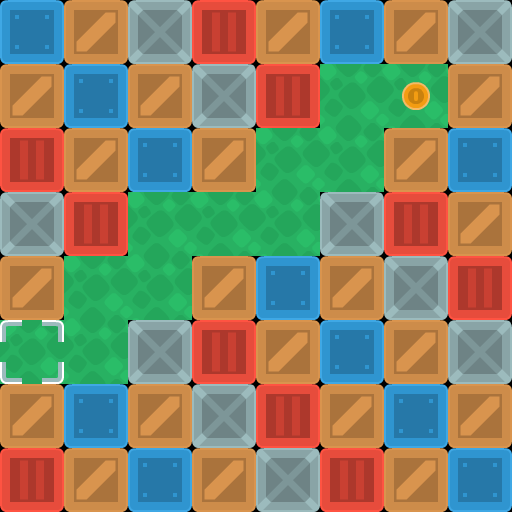

The image is a tile-based game level rendered from a .tmx file. Its description and complete source (layers, tilesets, objects, tile grids) follow:
An orthogonal 8x8 tile map with 64x64 px tiles, 3 tile layers (background, walls, objects).

<map version="1.10" tiledversion="1.11.2" orientation="orthogonal" renderorder="right-down" width="8" height="8" tilewidth="64" tileheight="64" infinite="0" nextlayerid="5" nextobjectid="1">
 <properties>
  <property name="character_bottom" value="[[0, 5], [1, 5], [2, 5]]" />
  <property name="character_left" value="[[3, 7], [4, 7], [5, 7]]" />
  <property name="character_right" value="[[0, 7], [1, 7], [2, 7]]" />
  <property name="character_top" value="[[3, 5], [4, 5], [5, 5]]" />
 </properties>
 <tileset firstgid="1" source="sokoban_tilesheet.tsx" />
 <layer id="4" name="background" width="8" height="8">
  <data encoding="csv">
0,0,0,0,0,0,0,0,
0,0,0,0,0,89,89,0,
0,0,0,0,89,89,0,0,
0,0,89,89,89,0,0,0,
0,89,89,0,0,0,0,0,
89,89,0,0,0,0,0,0,
0,0,0,0,0,0,0,0,
0,0,0,0,0,0,0,0
</data>
 </layer>
 <layer id="1" name="walls" width="8" height="8">
  <data encoding="csv">
4,2,6,3,2,4,2,6,
2,4,2,6,3,0,0,2,
3,2,4,2,0,0,2,4,
6,3,0,0,0,6,3,2,
2,0,0,2,4,2,6,3,
0,0,6,3,2,4,2,6,
2,4,2,6,3,2,4,2,
3,2,4,2,6,3,2,4
</data>
 </layer>
 <layer id="3" name="objects" width="8" height="8">
  <data encoding="csv">
0,0,0,0,0,0,0,0,
0,0,0,0,0,0,75,0,
0,0,0,0,0,0,0,0,
0,0,0,0,0,0,0,0,
0,0,0,0,0,0,0,0,
40,0,0,0,0,0,0,0,
0,0,0,0,0,0,0,0,
0,0,0,0,0,0,0,0
</data>
 </layer>
</map>
